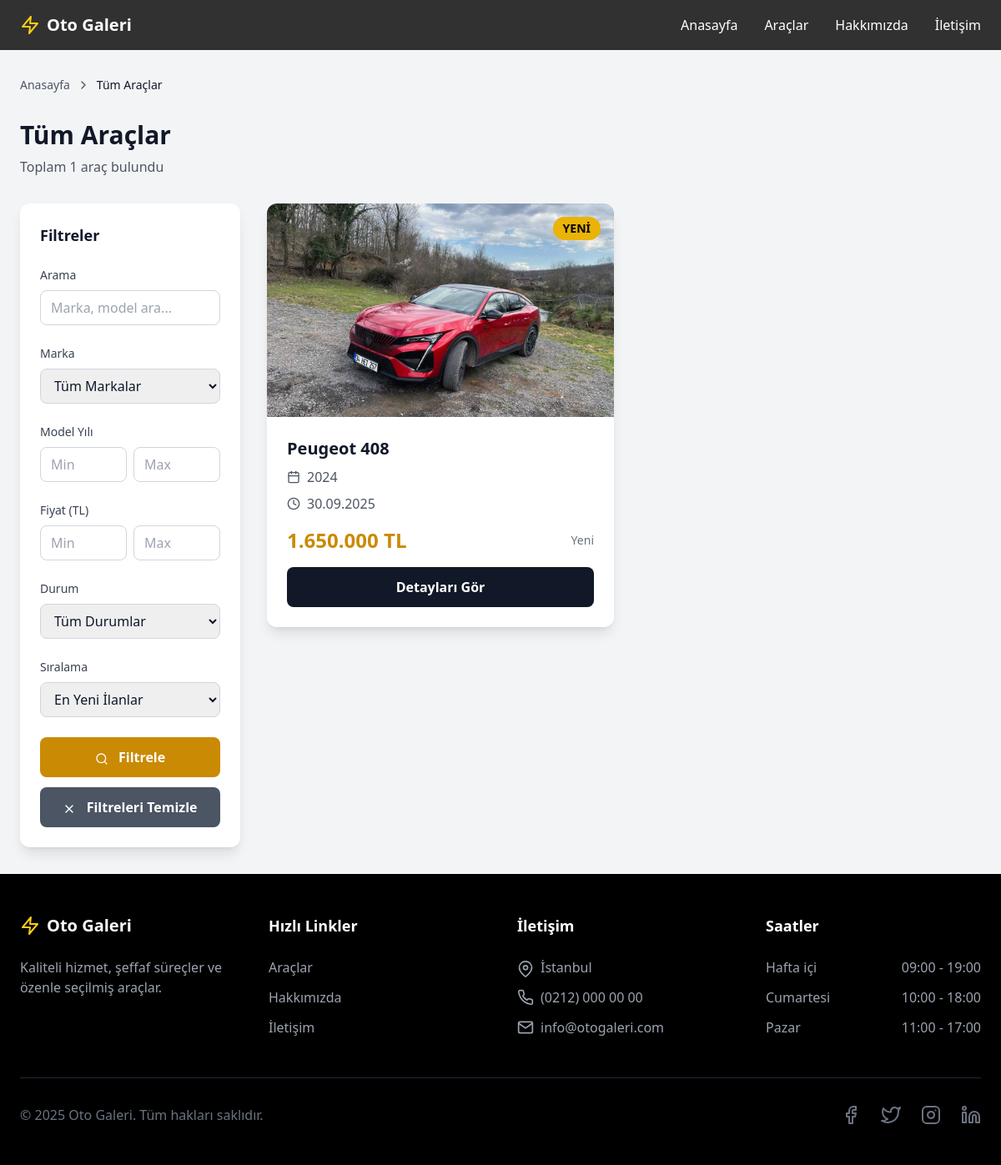
Page /araclar/ on the committed database.
### galeri/models.py (models this page shows, shortened)
class Arac(models.Model):
    id = models.AutoField(primary_key=True)
    marka = models.CharField(max_length=100)
    model = models.CharField(max_length=100)
    yil = models.IntegerField()
    fiyat = models.IntegerField()
    aciklama = models.TextField()
    durum = models.CharField(max_length=100, choices=[('yeni', 'Yeni'), ('firsat' , 'Fırsat')])
    satildi_mi = models.BooleanField(default=False)
    ilan_tarihi = models.DateTimeField(auto_now_add=True)
    satis_tarihi = models.DateTimeField(null=True, blank=True)
    @property
    def ana_fotoğraf(self):
        ana_foto = self.fotograflar.filter(ana_fotoğraf=True).first()
        return ana_foto or self.fotograflar.first()
    def get_ana_foto_url(self):
        ana_foto = self.ana_fotoğraf
        return ana_foto.fotoğraf.url if ana_foto else None

class ilanDosyalari(models.Model):
    aracid = models.ForeignKey(Arac, on_delete=models.CASCADE, related_name='fotograflar')
    fotoğraf = models.ImageField(upload_to='araclar/')
    sıra = models.PositiveIntegerField(default=1, help_text="Fotoğraf sırası")
    ana_fotoğraf = models.BooleanField(default=False, help_text="Ana fotoğraf olarak işaretle")
    yükleme_tarihi = models.DateTimeField(auto_now_add=True)
    class Meta:
        ordering = ['sıra', 'yükleme_tarihi']
        verbose_name = "Araç Fotoğrafı"
        verbose_name_plural = "Araç Fotoğrafları"

### galeri/views.py (the view)
# urls.py: path('araclar/', araclar_listesi, name='araclar_listesi'),
def araclar_listesi(request):
    marka = request.GET.get('marka', '')
    yil_min = request.GET.get('yil_min', '')
    yil_max = request.GET.get('yil_max', '')
    fiyat_min = request.GET.get('fiyat_min', '')
    fiyat_max = request.GET.get('fiyat_max', '')
    durum = request.GET.get('durum', '')
    arama = request.GET.get('arama', '')
    siralama = request.GET.get('siralama', 'ilan_tarihi')  # Varsayılan sıralama
    araclar = Arac.objects.filter(satildi_mi=False)  # Satılmamış araçlar
    if marka:
        araclar = araclar.filter(marka__icontains=marka)
    if yil_min:
        araclar = araclar.filter(yil__gte=yil_min)
    if yil_max:
        araclar = araclar.filter(yil__lte=yil_max)
    if fiyat_min:
        araclar = araclar.filter(fiyat__gte=fiyat_min)
    if fiyat_max:
        araclar = araclar.filter(fiyat__lte=fiyat_max)
    if durum:
        araclar = araclar.filter(durum=durum)
    if arama:
        araclar = araclar.filter(
            Q(marka__icontains=arama) |
            Q(model__icontains=arama) |
            Q(aciklama__icontains=arama)
        )
    if siralama == 'fiyat_artan':
        araclar = araclar.order_by('fiyat')
    elif siralama == 'fiyat_azalan':
        araclar = araclar.order_by('-fiyat')
    elif siralama == 'yil_artan':
        araclar = araclar.order_by('yil')
    elif siralama == 'yil_azalan':
        araclar = araclar.order_by('-yil')
    elif siralama == 'marka':
        araclar = araclar.order_by('marka', 'model')
    else:  # ilan_tarihi (varsayılan)
        araclar = araclar.order_by('-ilan_tarihi')
    paginator = Paginator(araclar, 12)  # Sayfa başına 12 araç
    page_number = request.GET.get('page')
    page_obj = paginator.get_page(page_number)
    markalar = Arac.objects.values_list('marka', flat=True).distinct().order_by('marka')
    context = {
        'page_obj': page_obj,
        'markalar': markalar,
        'current_filters': {
            'marka': marka,
            'yil_min': yil_min,
            'yil_max': yil_max,
            'fiyat_min': fiyat_min,
            'fiyat_max': fiyat_max,
            'durum': durum,
            'arama': arama,
            'siralama': siralama,
        }
    }
    return render(request, 'galeri/araclar_listesi.html', context)

### galeri/templates/galeri/araclar_listesi.html (shortened to what this page needs)
{% extends 'galeri/base.html' %}
{% load static %}
{% load humanize %}
{% load l10n %}
{% block content %}
<div class="max-w-7xl mx-auto px-6 py-8">
    <nav class="mb-8">
        <ol class="flex items-center space-x-2 text-sm text-gray-600">
            <li><a href="{% url 'anasayfa' %}" class="hover:text-yellow-600">Anasayfa</a></li>
            <li><i data-feather="chevron-right" class="w-4 h-4"></i></li>
            <li class="text-gray-900">Tüm Araçlar</li>
        </ol>
    </nav>
    <div class="mb-8">
        <h1 class="text-3xl font-bold text-gray-900 mb-2">Tüm Araçlar</h1>
        <p class="text-gray-600">Toplam {{ page_obj.paginator.count }} araç bulundu</p>
    </div>
    <div class="grid grid-cols-1 lg:grid-cols-4 gap-8">
        <div class="lg:col-span-1">
            <div class="bg-white rounded-xl shadow-lg p-6 sticky top-24">
                <h3 class="text-lg font-semibold mb-6">Filtreler</h3>
                <form method="get" id="filter-form" class="space-y-6">
                    <div>
                        <label class="block text-sm font-medium text-gray-700 mb-2">Arama</label>
                        <input type="text" name="arama" value="{{ current_filters.arama }}"
                               placeholder="Marka, model ara..."
                               class="w-full px-3 py-2 border border-gray-300 rounded-lg focus:ring-2 focus:ring-yellow-500 focus:border-yellow-500">
                    </div>
                    <div>
                        <label class="block text-sm font-medium text-gray-700 mb-2">Marka</label>
                        <select name="marka" class="w-full px-3 py-2 border border-gray-300 rounded-lg focus:ring-2 focus:ring-yellow-500 focus:border-yellow-500">
                            <option value="">Tüm Markalar</option>
                        </select>
                    </div>
                    <div>
                        <label class="block text-sm font-medium text-gray-700 mb-2">Model Yılı</label>
                        <div class="grid grid-cols-2 gap-2">
                            <input type="number" name="yil_min" value="{{ current_filters.yil_min }}"
                                   placeholder="Min" min="1990" max="2024"
                                   class="px-3 py-2 border border-gray-300 rounded-lg focus:ring-2 focus:ring-yellow-500 focus:border-yellow-500">
                            <input type="number" name="yil_max" value="{{ current_filters.yil_max }}"
                                   placeholder="Max" min="1990" max="2024"
                                   class="px-3 py-2 border border-gray-300 rounded-lg focus:ring-2 focus:ring-yellow-500 focus:border-yellow-500">
                        </div>
                    </div>
                    <div>
                        <label class="block text-sm font-medium text-gray-700 mb-2">Fiyat (TL)</label>
                        <div class="grid grid-cols-2 gap-2">
                            <input type="number" name="fiyat_min" value="{{ current_filters.fiyat_min }}"
                                   placeholder="Min" min="0"
                                   class="px-3 py-2 border border-gray-300 rounded-lg focus:ring-2 focus:ring-yellow-500 focus:border-yellow-500">
                            <input type="number" name="fiyat_max" value="{{ current_filters.fiyat_max }}"
                                   placeholder="Max" min="0"
                                   class="px-3 py-2 border border-gray-300 rounded-lg focus:ring-2 focus:ring-yellow-500 focus:border-yellow-500">
                        </div>
                    </div>
                    <div>
                        <label class="block text-sm font-medium text-gray-700 mb-2">Durum</label>
                        <select name="durum" class="w-full px-3 py-2 border border-gray-300 rounded-lg focus:ring-2 focus:ring-yellow-500 focus:border-yellow-500">
                            <option value="">Tüm Durumlar</option>
                        </select>
                    </div>
                    <div>
                        <label class="block text-sm font-medium text-gray-700 mb-2">Sıralama</label>
                        <select name="siralama" class="w-full px-3 py-2 border border-gray-300 rounded-lg focus:ring-2 focus:ring-yellow-500 focus:border-yellow-500">
                            <option value="ilan_tarihi" {% if current_filters.siralama == 'ilan_tarihi' %}selected{% endif %}>En Yeni İlanlar</option>
                        </select>
                    </div>
                    <div class="space-y-3">
                        <button type="submit" class="w-full bg-yellow-600 hover:bg-yellow-700 text-white font-bold py-3 px-4 rounded-lg transition-colors">
                            <i data-feather="search" class="w-4 h-4 inline mr-2"></i>
                            Filtrele
                        </button>
                        <a href="{% url 'araclar_listesi' %}" class="block w-full bg-gray-600 hover:bg-gray-700 text-white font-bold py-3 px-4 rounded-lg transition-colors text-center">
                            <i data-feather="x" class="w-4 h-4 inline mr-2"></i>
                            Filtreleri Temizle
                        </a>
                    </div>
                </form>
            </div>
        </div>
        <div class="lg:col-span-3">
            {% if page_obj %}
                <div class="grid grid-cols-1 md:grid-cols-2 xl:grid-cols-3 gap-6">
                    {% for arac in page_obj %}
                        <div class="bg-white rounded-xl shadow-lg overflow-hidden hover:shadow-xl transition-shadow">
                            <div class="relative h-64 overflow-hidden">
                                {% if arac.get_ana_foto_url %}
                                    <img src="{{ arac.get_ana_foto_url }}" alt="{{ arac.marka }} {{ arac.model }}" class="w-full h-full object-cover">
                                {% else %}
                                    <div class="w-full h-full bg-gray-300 flex items-center justify-center">
                                        <span class="text-gray-500">Fotoğraf Yok</span>
                                    </div>
                                {% endif %}
                                {% if arac.durum == 'yeni' %}
                                    <div class="absolute top-4 right-4 bg-yellow-500 text-black font-bold px-3 py-1 rounded-full text-sm">YENİ</div>
                                {% elif arac.durum == 'firsat' %}
                                    <div class="absolute top-4 right-4 bg-red-500 text-white font-bold px-3 py-1 rounded-full text-sm">FIRSAT</div>
                                {% endif %}
                            </div>
                            <div class="p-6">
                                <h3 class="text-xl font-bold text-gray-900 mb-2">{{ arac.marka }} {{ arac.model }}</h3>
                                <div class="space-y-2 text-gray-600 mb-4">
                                    <div class="flex items-center">
                                        <i data-feather="calendar" class="w-4 h-4 mr-2"></i>
                                        <span>{{ arac.yil }}</span>
                                    </div>
                                    <div class="flex items-center">
                                        <i data-feather="clock" class="w-4 h-4 mr-2"></i>
                                        <span>{{ arac.ilan_tarihi|date:"d.m.Y" }}</span>
                                    </div>
                                </div>
                                <div class="flex justify-between items-center mb-4">
                                    <span class="text-2xl font-bold text-yellow-600">{{ arac.fiyat|intcomma }} TL</span>
                                    <span class="text-sm text-gray-500">{{ arac.get_durum_display }}</span>
                                </div>
                                <a href="{% url 'arac_detay' arac.id %}" class="block w-full bg-gray-900 hover:bg-gray-800 text-white font-bold py-3 px-4 rounded-lg text-center transition-colors">
                                    Detayları Gör
                                </a>
                            </div>
                        </div>
                    {% endfor %}
                </div>
            {% endif %}
        </div>
    </div>
</div>
{% endblock %}

### galeri/static/galeri/styles.css (style rules this page uses)
body { font-family: 'Inter', 'Open Sans', sans-serif; margin: 0; padding: 0; color: #0f172a; background-color: #f8fafc; -webkit-font-smoothing: antialiased; -moz-osx-font-smoothing: grayscale; }

### galeri/templates/galeri/base.html (style rules this page uses)
html { scroll-behavior:smooth }

### rows in the picture
Arac: get_ana_foto_url (picture), shows "YENİ", marka "Peugeot", model "408", yil "2024", ilan_tarihi "30.09.2025", fiyat "1.650.000", durum "Yeni"

### other values in the picture
{{ page_obj.paginator.count }} "1"
